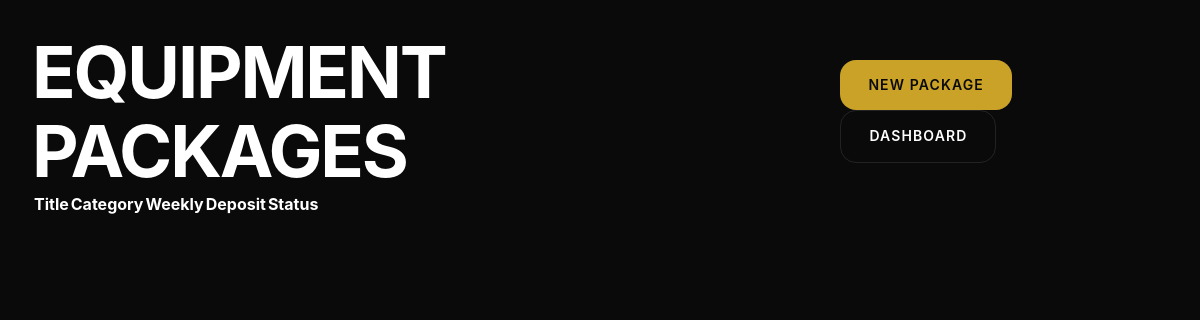
Before: /admin/packages.php (signed in) with the older database file.
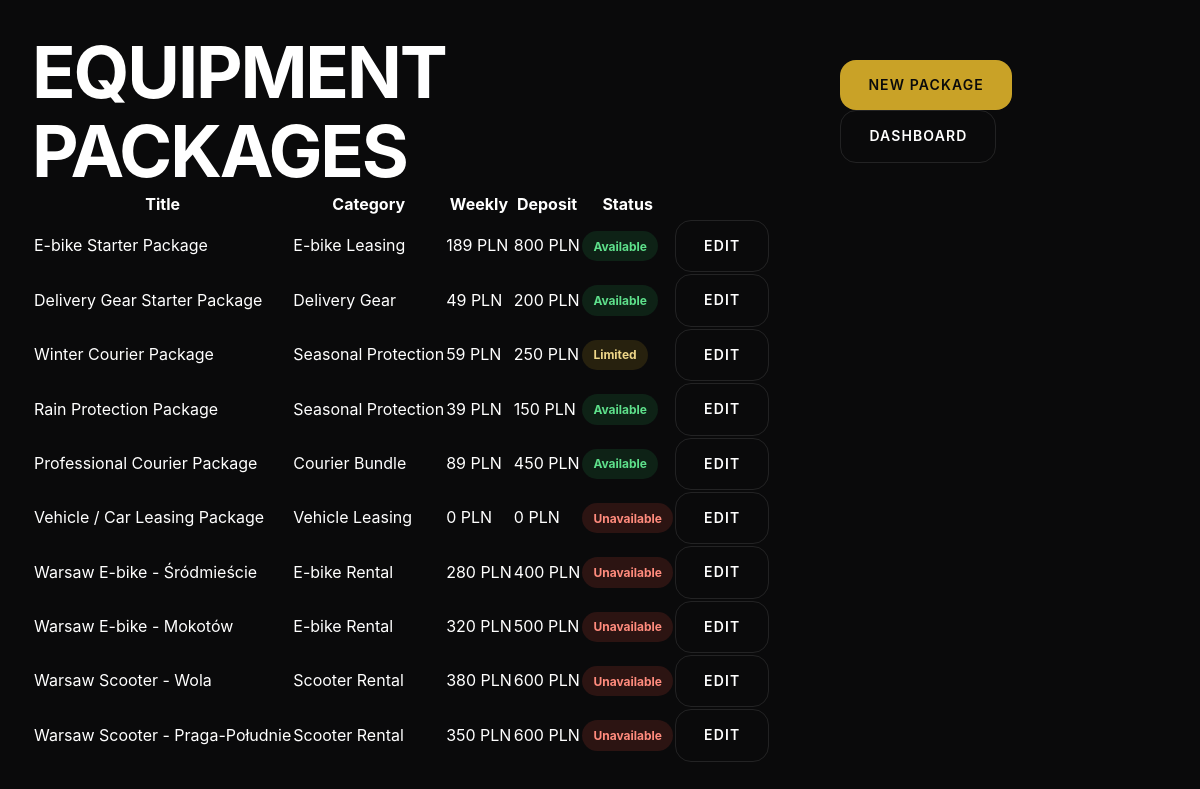
After: the same page with the newer database file.
### tables this page shows
CREATE TABLE IF NOT EXISTS equipment_packages (
    id INT UNSIGNED AUTO_INCREMENT PRIMARY KEY,
    title VARCHAR(160) NOT NULL,
    slug VARCHAR(180) NOT NULL UNIQUE,
    category VARCHAR(80) NOT NULL,
    description TEXT,
    short_description TEXT,
    image VARCHAR(255),
    included_items TEXT,
    weekly_price DECIMAL(10,2) DEFAULT 0,
    monthly_price DECIMAL(10,2) DEFAULT 0,
    deposit_amount DECIMAL(10,2) DEFAULT 0,
    currency VARCHAR(10) DEFAULT 'PLN',
    availability_status ENUM('available', 'limited', 'waitlist', 'unavailable') DEFAULT 'available',
    requirements TEXT,
    terms TEXT,
    is_active BOOLEAN DEFAULT TRUE,
    sort_order INT DEFAULT 100,
    created_at TIMESTAMP DEFAULT CURRENT_TIMESTAMP,
    updated_at TIMESTAMP DEFAULT CURRENT_TIMESTAMP ON UPDATE CURRENT_TIMESTAMP,
    INDEX idx_packages_active (is_active),
    INDEX idx_packages_category (category),
    INDEX idx_packages_availability (availability_status)
);

### config/config.php (called while the page is built, shortened)
<?php
$DB_CONFIG = [
    'host'     => 'localhost',
    'database' => 'u123456789_kaptain',
    'username' => 'u123456789_admin',
    'password' => 'your_db_password',
    'charset'  => 'utf8mb4',
    'port'     => 3306
];

### includes/db.php (called while the page is built, shortened)
<?php
require_once __DIR__ . '/../config/config.php';
class Database {
    private static ?PDO $instance = null;
    public static function connect(): PDO {
        global $DB_CONFIG;
        if (self::$instance === null) {
            try {
                $dsn = sprintf(
                    'mysql:host=%s;port=%d;dbname=%s;charset=%s',
                    $DB_CONFIG['host'],
                    $DB_CONFIG['port'],
                    $DB_CONFIG['database'],
                    $DB_CONFIG['charset']
                );
                self::$instance = new PDO($dsn, $DB_CONFIG['username'], $DB_CONFIG['password'], [
                    PDO::ATTR_ERRMODE            => PDO::ERRMODE_EXCEPTION,
                    PDO::ATTR_DEFAULT_FETCH_MODE => PDO::FETCH_ASSOC,
                    PDO::ATTR_EMULATE_PREPARES   => false,
                ]);
            } catch (PDOException $e) {
                error_log('Database connection failed: ' . $e->getMessage());
                throw new Exception('Service temporarily unavailable');
            }
        }
        return self::$instance;
    }
    public static function query(string $sql, array $params = []): PDOStatement {
        $stmt = self::connect()->prepare($sql);
        $stmt->execute($params);
        return $stmt;
    }
    public static function fetchAll(string $sql, array $params = []): array {
        $stmt = self::query($sql, $params);
        return $stmt->fetchAll();
    }
}

### includes/functions.php (called while the page is built, shortened)
<?php
require_once __DIR__ . '/../config/config.php';
function e(string $text): string {
    return htmlspecialchars($text, ENT_QUOTES, 'UTF-8');
}

### includes/app_data.php (called while the page is built, shortened)
<?php
require_once __DIR__ . '/db.php';
function package_status_label(string $status): string {
    return ucwords(str_replace('_', ' ', $status));
}

### admin/packages.php (the view, shortened to what this page needs)
<?php
require_once __DIR__ . '/../includes/functions.php';
require_once __DIR__ . '/../includes/db.php';
require_once __DIR__ . '/../includes/app_data.php';
$packages = Database::fetchAll("SELECT * FROM equipment_packages ORDER BY sort_order, title");
?>
<!DOCTYPE html><html lang="en"><head><link rel="stylesheet" href="../assets/css/main.css"><link rel="stylesheet" href="../assets/css/responsive.css"></head>
<body class="admin-page"><main class="admin-workspace">
<header class="admin-top"><h1>Equipment Packages</h1><div><a href="package-edit.php" class="btn btn-primary">New Package</a> <a href="dashboard.php" class="btn btn-secondary">Dashboard</a></div></header>
<div class="admin-table-wrap"><table class="admin-table"><thead><tr><th>Title</th><th>Category</th><th>Weekly</th><th>Deposit</th><th>Status</th><th></th></tr></thead><tbody>
<?php foreach ($packages as $package): ?><tr><td><?= e($package['title']) ?></td><td><?= e($package['category']) ?></td><td><?= number_format((float)$package['weekly_price'], 0) ?> <?= e($package['currency']) ?></td><td><?= number_format((float)$package['deposit_amount'], 0) ?> <?= e($package['currency']) ?></td><td><span class="status-pill status-<?= e($package['availability_status']) ?>"><?= e(package_status_label($package['availability_status'])) ?></span></td><td><a class="btn btn-secondary btn-sm" href="package-edit.php?id=<?= (int)$package['id'] ?>">Edit</a></td></tr><?php endforeach; ?>
</tbody></table></div>
</main></body></html>

### assets/css/main.css (style rules this page uses)
:root { --bg-primary: #0a0a0b; --bg-secondary: #111113; --bg-tertiary: #161719; --bg-card: #1a1a1c; --text-primary: #ffffff; --text-secondary: #a0a0a5; --text-muted: #6a6a70; --accent-gold: #c9a227; --accent-gold-hover: #dcc040; --accent-bronze: #8b7355; --line-subtle: rgba(255,255,255,0.06); --line-visible: rgba(255,255,255,0.1); --shadow-elevated: 0 25px 80px rgba(0,0,0,0.4); --shadow-card: 0 8px 32px rgba(0,0,0,0.3); --gradient-hero: linear-gradient(135deg, rgba(10,10,11,0.95) 0%, rgba(10,10,11,0.7) 50%, rgba(10,10,11,0.4) 100%); --gradient-card: linear-gradient(145deg, rgba(26,26,28,1) 0%, rgba(22,23,25,1) 100%); --radius-sm: 8px; --radius-md: 16px; --radius-lg: 24px; --radius-xl: 32px; --transition-fast: 0.15s ease; --transition-smooth: 0.3s cubic-bezier(0.4, 0, 0.2, 1); --transition-slow: 0.5s cubic-bezier(0.4, 0, 0.2, 1); }
* { margin: 0; padding: 0; box-sizing: border-box; }
html { scroll-behavior: smooth; font-size: 16px; }
body { font-family: 'Inter', -apple-system, BlinkMacSystemFont, sans-serif; font-weight: 400; line-height: 1.6; color: var(--text-primary); background: var(--bg-primary); min-height: 100vh; -webkit-font-smoothing: antialiased; -moz-osx-font-smoothing: grayscale; }
a, a:hover, a:focus, a:active, a:visited { color: inherit; text-decoration: none; }
h1, h2, h3, h4, h5, h6 { font-weight: 600; line-height: 1.1; letter-spacing: -0.02em; }
h1 { font-size: clamp(2.5rem, 5vw + 1rem, 4.5rem); font-weight: 700; text-transform: uppercase; letter-spacing: -0.03em; }
.btn { display: inline-flex; align-items: center; justify-content: center; gap: 0.5rem; padding: 0.875rem 1.75rem; font-size: 0.875rem; font-weight: 600; text-transform: uppercase; letter-spacing: 0.08em; border: none; border-radius: var(--radius-md); cursor: pointer; text-decoration: none; transition: var(--transition-smooth); white-space: nowrap; }
.btn-primary { background: var(--accent-gold); color: var(--bg-primary); }
.btn-secondary { background: transparent; color: var(--text-primary); border: 1px solid var(--line-visible); }
.package-card__top, .status-row, .admin-top { display: flex; justify-content: space-between; align-items: center; gap: 1rem; }
.status-pill { display: inline-flex; align-items: center; width: fit-content; padding: 0.35rem 0.7rem; border-radius: 999px; background: rgba(255,255,255,0.07); color: var(--text-secondary); font-size: 0.75rem; font-weight: 700; }
.status-available, .status-approved, .status-active { background: rgba(39,174,96,0.14); color: #5ee08b; }
.status-limited, .status-under_review, .status-submitted, .status-pending_pickup, .status-requested { background: rgba(201,162,39,0.15); color: #eed689; }
.status-unavailable, .status-rejected, .status-cancelled, .status-cancelled_by_courier, .status-cancelled_by_owner, .status-expired, .status-disputed, .status-overdue { background: rgba(231,76,60,0.15); color: #ff8b7d; }
.admin-page { min-height: 100vh; background: var(--bg-primary); }
.admin-workspace { padding: 2rem; }
.admin-table-wrap { overflow-x: auto; }

Changed rows visible on the page:
added equipment_packages: title "E-bike Starter Package", category "E-bike Leasing", weekly_price "189", currency "PLN", deposit_amount "800", availability_status "Available"
added equipment_packages: title "Delivery Gear Starter Package", category "Delivery Gear", weekly_price "49", currency "PLN", deposit_amount "200", availability_status "Available"
added equipment_packages: title "Winter Courier Package", category "Seasonal Protection", weekly_price "59", currency "PLN", deposit_amount "250", availability_status "Limited"
added equipment_packages: title "Rain Protection Package", category "Seasonal Protection", weekly_price "39", currency "PLN", deposit_amount "150", availability_status "Available"
added equipment_packages: title "Professional Courier Package", category "Courier Bundle", weekly_price "89", currency "PLN", deposit_amount "450", availability_status "Available"
added equipment_packages: title "Vehicle / Car Leasing Package", category "Vehicle Leasing", weekly_price "0", currency "PLN", deposit_amount "0", availability_status "Unavailable"
added equipment_packages: title "Warsaw E-bike - Śródmieście", category "E-bike Rental", weekly_price "280", currency "PLN", deposit_amount "400", availability_status "Unavailable"
added equipment_packages: title "Warsaw E-bike - Mokotów", category "E-bike Rental", weekly_price "320", currency "PLN", deposit_amount "500", availability_status "Unavailable"
added equipment_packages: title "Warsaw Scooter - Wola", category "Scooter Rental", weekly_price "380", currency "PLN", deposit_amount "600", availability_status "Unavailable"
added equipment_packages: title "Warsaw Scooter - Praga-Południe", category "Scooter Rental", weekly_price "350", currency "PLN", deposit_amount "600", availability_status "Unavailable"
